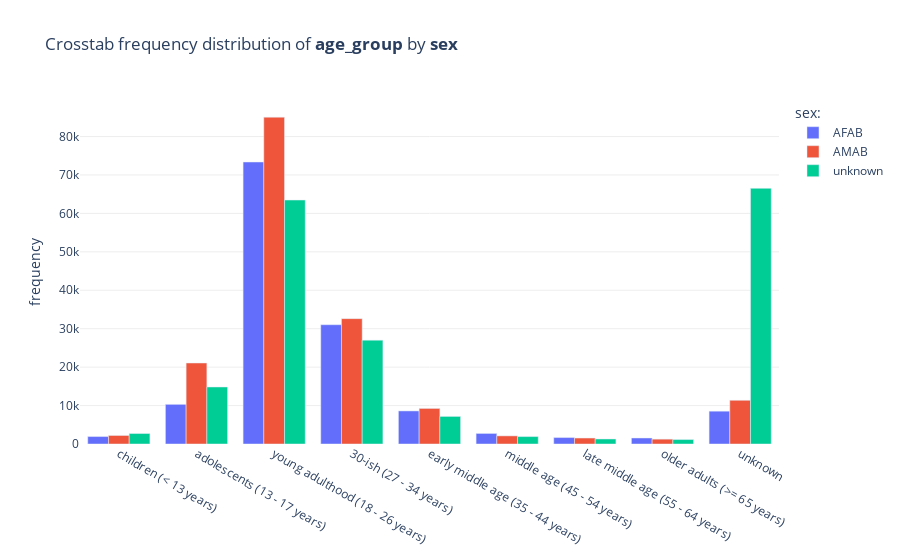

Notebook code cell kept with this figure:
### Code cell
cat_crosstab_freq_plot(
    df, 
    'age_group', AGE_GROUPS_LABELS_W_AGE_RANGE_ORDERED_LIST, 
    'sex', SEX_LABELS_ORDERED_LIST, 
)

### Figure 1 — Plotly figure (JSON) as saved in the notebook; plotly's stock layout.template omitted (floating-point values rounded to 4 significant figures)
{"data": [{"name": "AFAB", "type": "bar", "x": ["children (< 13 years)", "adolescents (13 - 17 years)", "young adulthood (18 - 26 years)", "30-ish (27 - 34 years)", "early middle age (35 - 44 years)", "middle age (45 - 54 years)", "late middle age (55 - 64 years)", "older adults (>= 65 years)", "unknown"], "y": [1938, 10314, 73365, 31032, 8601, 2746, 1679, 1561, 8538]}, {"name": "AMAB", "type": "bar", "x": ["children (< 13 years)", "adolescents (13 - 17 years)", "young adulthood (18 - 26 years)", "30-ish (27 - 34 years)", "early middle age (35 - 44 years)", "middle age (45 - 54 years)", "late middle age (55 - 64 years)", "older adults (>= 65 years)", "unknown"], "y": [2213, 21072, 85029, 32620, 9256, 2111, 1554, 1259, 11356]}, {"name": "unknown", "type": "bar", "x": ["children (< 13 years)", "adolescents (13 - 17 years)", "young adulthood (18 - 26 years)", "30-ish (27 - 34 years)", "early middle age (35 - 44 years)", "middle age (45 - 54 years)", "late middle age (55 - 64 years)", "older adults (>= 65 years)", "unknown"], "y": [2724, 14832, 63473, 27024, 7173, 1929, 1304, 1158, 66515]}], "layout": {"autosize": true, "legend": {"title": {"text": "sex:"}}, "plot_bgcolor": "#fff", "title": {"text": "Crosstab frequency distribution of <b>age_group</b> by <b>sex</b>"}, "xaxis": {"autorange": true, "range": [-0.5, 8.5], "rangemode": "tozero", "type": "category"}, "yaxis": {"autorange": true, "gridcolor": "#eee", "range": [0, 89500.0], "rangemode": "tozero", "title": {"text": "frequency"}, "type": "linear"}}}
